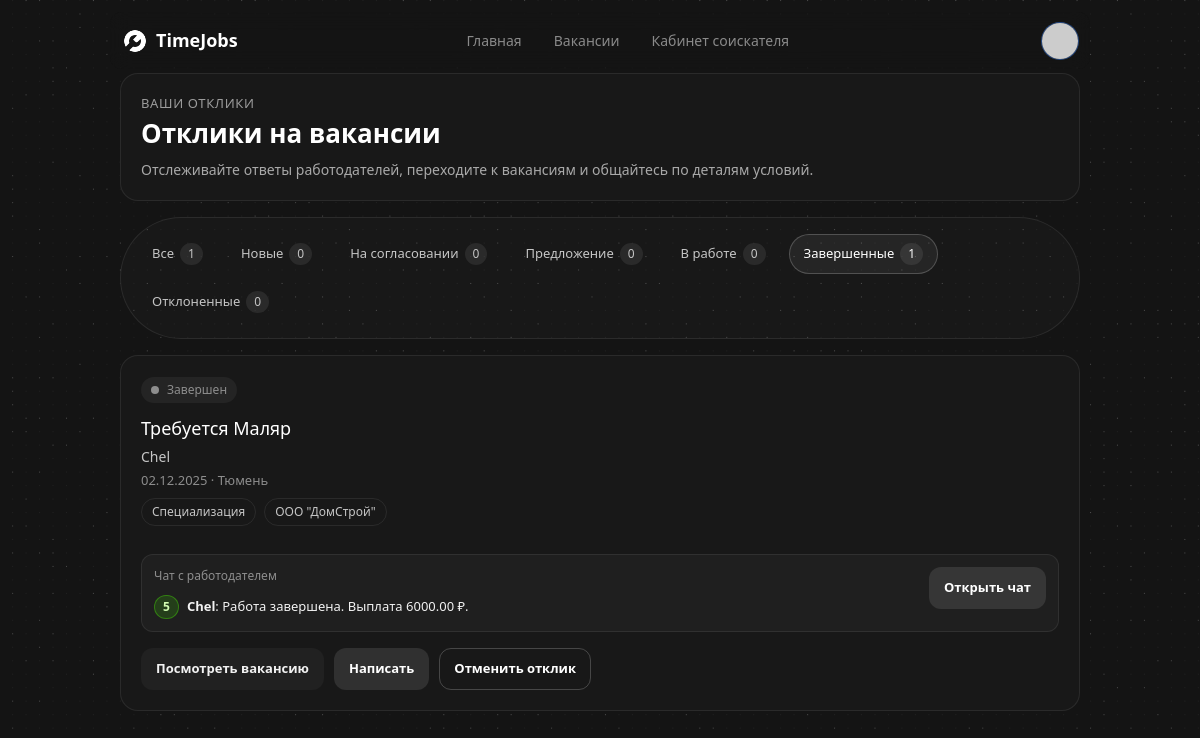
/my-applications?filter=completed (signed in), run on the app's committed database.
### app.py (models this page shows)
class Application(db.Model):
    id = db.Column(db.Integer, primary_key=True)
    job_id = db.Column(db.Integer, db.ForeignKey('job.id'), nullable=False)
    worker_id = db.Column(db.Integer, db.ForeignKey('user.id'), nullable=False)
    note = db.Column(db.Text)
    status = db.Column(db.String(20), default='applied')  # applied, accepted, rejected
    created_at = db.Column(db.DateTime, default=datetime.datetime.utcnow)
    frozen_amount = db.Column(db.Float, default=0)
    work_units = db.Column(db.Integer, default=0)
    job = db.relationship('Job', backref='applications')
    worker = db.relationship('User')
    messages = db.relationship(
        'ChatMessage',
        backref='application',
        lazy=True,
        cascade='all, delete-orphan'
    )
    __table_args__ = (
        UniqueConstraint('job_id', 'worker_id', name='uq_job_worker'),
    )

class Job(db.Model):
    id = db.Column(db.Integer, primary_key=True)
    employer_id = db.Column(db.Integer, db.ForeignKey('user.id'), nullable=False)
    title = db.Column(db.String(200), nullable=False)
    description = db.Column(db.Text)
    city = db.Column(db.String(120))
    specialization = db.Column(db.String(120))
    wage = db.Column(db.Float, default=0)
    pay_type = db.Column(db.String(20), default='shift')  # shift, hourly
    duration_days = db.Column(db.Integer, default=1)
    status = db.Column(db.String(20), default='pending')  # pending, approved, rejected
    created_at = db.Column(db.DateTime, default=datetime.datetime.utcnow)
    view_count = db.Column(db.Integer, default=0)
    experience_level = db.Column(db.String(50))
    employment_type = db.Column(db.String(50))
    tariff = db.Column(db.String(50))
    employer = db.relationship('User', backref='jobs')

class User(db.Model, UserMixin):
    id = db.Column(db.Integer, primary_key=True)
    name = db.Column(db.String(120), nullable=False)
    first_name = db.Column(db.String(120))
    last_name = db.Column(db.String(120))
    middle_name = db.Column(db.String(120))
    gender = db.Column(db.String(20))
    city = db.Column(db.String(120))
    birth_date = db.Column(db.Date)
    email = db.Column(db.String(120), unique=True, nullable=False)
    password_hash = db.Column(db.String(255), nullable=False)
    role = db.Column(db.String(20), default='worker')  # worker, employer, moderator
    phone = db.Column(db.String(50))
    education = db.Column(db.String(255))
    exp_years = db.Column(db.Integer, default=0)
    avatar_url = db.Column(db.String(255))
    deposit = db.Column(db.Float, default=0)
    rating = db.Column(db.Float, default=0)
    educations = db.relationship('WorkerEducation', backref='user', lazy=True, cascade='all, delete-orphan')
    experiences = db.relationship('WorkerExperience', backref='user', lazy=True, cascade='all, delete-orphan')
    skills = db.relationship('WorkerSkill', backref='user', lazy=True, cascade='all, delete-orphan')

class ChatMessage(db.Model):
    __tablename__ = 'chat_message'
    id = db.Column(db.Integer, primary_key=True)
    application_id = db.Column(db.Integer, db.ForeignKey('application.id'), nullable=False)
    sender_id = db.Column(db.Integer, db.ForeignKey('user.id'), nullable=False)
    text = db.Column(db.Text, nullable=False)
    created_at = db.Column(db.DateTime, default=datetime.datetime.utcnow)
    is_system = db.Column(db.Boolean, default=False)
    sender = db.relationship('User')

### app.py (the view)
@app.route('/my-applications')
@login_required
def my_applications():
    if current_user.role != 'worker':
        flash('Only workers can view their applications.', 'error')
        return redirect(url_for('index'))
    filter_key = request.args.get('filter', 'all')
    apps = Application.query.filter_by(worker_id=current_user.id) \
                            .order_by(Application.created_at.desc()).all()
    waiting_apps = [app for app in apps if app.status == 'applied']
    approval_apps = [app for app in apps if app.status == 'awaiting_approval']
    offer_apps = [app for app in apps if app.status == 'work_offer']
    in_work_apps = [app for app in apps if app.status == 'in_work']
    completed_apps = [app for app in apps if app.status == 'completed']
    rejected_apps = [app for app in apps if app.status == 'rejected']
    filter_options = [
        dict(key='all', label=FILTER_LABELS['all'], count=len(apps)),
        dict(key='waiting', label=FILTER_LABELS['waiting'], count=len(waiting_apps)),
        dict(key='approval', label=FILTER_LABELS['approval'], count=len(approval_apps)),
        dict(key='offer', label=FILTER_LABELS['offer'], count=len(offer_apps)),
        dict(key='in_work', label=FILTER_LABELS['in_work'], count=len(in_work_apps)),
        dict(key='completed', label=FILTER_LABELS['completed'], count=len(completed_apps)),
        dict(key='rejected', label=FILTER_LABELS['rejected'], count=len(rejected_apps)),
    ]
    total_count = len(apps)
    invited_count = len(in_work_apps)
    filtered = apps
    if filter_key == 'waiting':
        filtered = waiting_apps
    elif filter_key == 'approval':
        filtered = approval_apps
    elif filter_key == 'offer':
        filtered = offer_apps
    elif filter_key == 'in_work':
        filtered = in_work_apps
    elif filter_key == 'completed':
        filtered = completed_apps
    elif filter_key == 'rejected':
        filtered = rejected_apps
    elif filter_key not in ('all',):
        filter_key = 'all'
    status_labels = STATUS_LABELS
    chat_meta = {}
    filtered_ids = [a.id for a in filtered]
    if filtered_ids:
        msgs = ChatMessage.query.filter(ChatMessage.application_id.in_(filtered_ids)) \
            .order_by(ChatMessage.created_at.desc()).all()
        for msg in msgs:
            meta = chat_meta.setdefault(msg.application_id, {'count': 0, 'last': None})
            meta['count'] += 1
            if meta['last'] is None:
                meta['last'] = msg
    return render_template(
        'my_applications.html',
        applications=filtered,
        filter_options=filter_options,
        active_filter=filter_key,
        status_labels=status_labels,
        total_count=total_count,
        invited_count=invited_count,
        chat_meta=chat_meta
    )

### templates/my_applications.html (shortened to what this page needs)
{% extends "base.html" %}
{% block content %}
<div class="responses-shell">
    <div class="responses-inner">
        <header class="responses-header glass-card">
            <div>
                <p class="responses-eyebrow">Ваши отклики</p>
                <h1>Отклики на вакансии</h1>
                <p class="responses-subtitle">
                    Отслеживайте ответы работодателей, переходите к вакансиям и общайтесь по деталям условий.
                </p>
            </div>
        </header>
        <div class="responses-tabs glass-card">
            {% for tab in filter_options %}
            <a href="{{ url_for('my_applications', filter=tab.key) }}"
               class="responses-tab{% if active_filter == tab.key %} is-active{% endif %}">
                <span>{{ tab.label }}</span>
                <span class="responses-tab__count">{{ tab.count }}</span>
            </a>
            {% endfor %}
        </div>
        {% if not applications %}
        <div class="glass-card responses-empty">
            <p class="responses-empty__title">Откликов пока нет</p>
            <p class="responses-empty__text">
                Добавьте подходящие вакансии в отклики, чтобы видеть их здесь.
            </p>
            <a href="{{ url_for('vacancies') }}" class="responses-btn primary">Перейти к вакансиям</a>
        </div>
        {% else %}
        <div class="responses-list">
            {% for app in applications %}
                {% set status_info = status_labels.get(app.status, {'label':'Без статуса','css':'muted'}) %}
                {% set job_link = url_for('vacancy_detail', job_id=app.job.id) if app.job else None %}
                {% set employer = app.job.employer if app.job else None %}
                {% set contact_href = None %}
                {% if employer and employer.phone %}
                    {% set contact_href = 'tel:' ~ employer.phone %}
                {% elif employer and employer.email %}
                    {% set contact_href = 'mailto:' ~ employer.email %}
                {% else %}
                    {% set contact_href = 'mailto:support@timejobs.local' %}
                {% endif %}
                <article class="responses-card glass-card">
                    <div class="responses-card__status responses-status--{{ status_info.css }}">
                        <span class="dot"></span>{{ status_info.label }}
                    </div>
                    <div class="responses-card__body">
                        <div class="responses-card__main">
                            <h3>{{ app.job.title if app.job else 'Вакансия удалена' }}</h3>
                            <p class="responses-company">
                                {{ app.job.employer.name if app.job and app.job.employer else 'Работодатель не указан' }}
                            </p>
                            <p class="responses-meta">
                                {{ app.created_at.strftime('%d.%m.%Y') if app.created_at else 'Дата не указана' }} ·
                                {{ app.job.city or 'Город не указан' }}
                            </p>
                            <div class="responses-tags">
                                <span>Специализация</span>
                                <span>{{ app.job.specialization or 'Не указано' }}</span>
                            </div>
                        </div>
                        {% set chat_info = chat_meta.get(app.id) %}
                        {% set last_text = (chat_info.last.text if chat_info and chat_info.last else '') | replace('\\n', ' ') %}
                        <div class="chat-preview responses-chat">
                            <div class="chat-preview__content">
                                <div class="chat-preview__label">Чат с работодателем</div>
                                {% if chat_info %}
                                    <div class="chat-preview__text">
                                        <span class="chat-preview__count">{{ chat_info.count }}</span>
                                        <span class="chat-preview__snippet">
                                            <strong>{{ 'Вы' if chat_info.last.sender_id == current_user.id else (employer.name if employer else 'Работодатель') }}</strong>:
                                            {{ last_text[:120] }}{% if last_text|length > 120 %}…{% endif %}
                                        </span>
                                    </div>
                                {% else %}
                                    <div class="chat-preview__text chat-preview__text--muted">Пока нет сообщений</div>
                                {% endif %}
                            </div>
                            {% set chat_allowed = app.status in ['awaiting_approval','work_offer','in_work','completed'] %}
                            {% if chat_allowed %}
                                <a class="responses-btn secondary" href="{{ url_for('application_chat', app_id=app.id) }}">Открыть чат</a>
                            {% else %}
                                <span class="responses-btn secondary" aria-disabled="true" style="opacity:0.6;cursor:not-allowed;">После согласования</span>
                            {% endif %}
                        </div>
                        <div class="responses-card__actions">
                            {% if job_link %}
                            <a class="responses-btn ghost" href="{{ job_link }}">Посмотреть вакансию</a>
                            {% else %}
                            <span class="responses-btn ghost" aria-disabled="true" style="opacity:0.6;cursor:not-allowed;">Вакансия недоступна</span>
                            {% endif %}
                            <a class="responses-btn secondary" href="{{ contact_href }}">Написать</a>
                            <form method="post"
                                  action="{{ url_for('withdraw_application', app_id=app.id) }}"
                                  onsubmit="return confirm('Отменить отклик?');"
                                  style="display:inline;">
                                <button class="responses-btn outline" type="submit">Отменить отклик</button>
                            </form>
                        </div>
                    </div>
                </article>
            {% endfor %}
        </div>
        {% endif %}
    </div>
</div>
{% endblock %}

### data on the page
Application: label "Завершен", job "Требуется Маляр", job.employer "Chel", created_at "02.12.2025", job "Тюмень", job "ООО \"ДомСтрой\"", count "5"
User: name "Chel"
ChatMessage: text "Работа завершена. Выплата 6000.00 ₽."

### other printed values
{{ tab.label }} "Все" "Новые" "На согласовании" "Предложение" "В работе" "Завершенные" "Отклоненные"
{{ tab.count }} "1" "0" "0" "0" "0" "1" "0"
